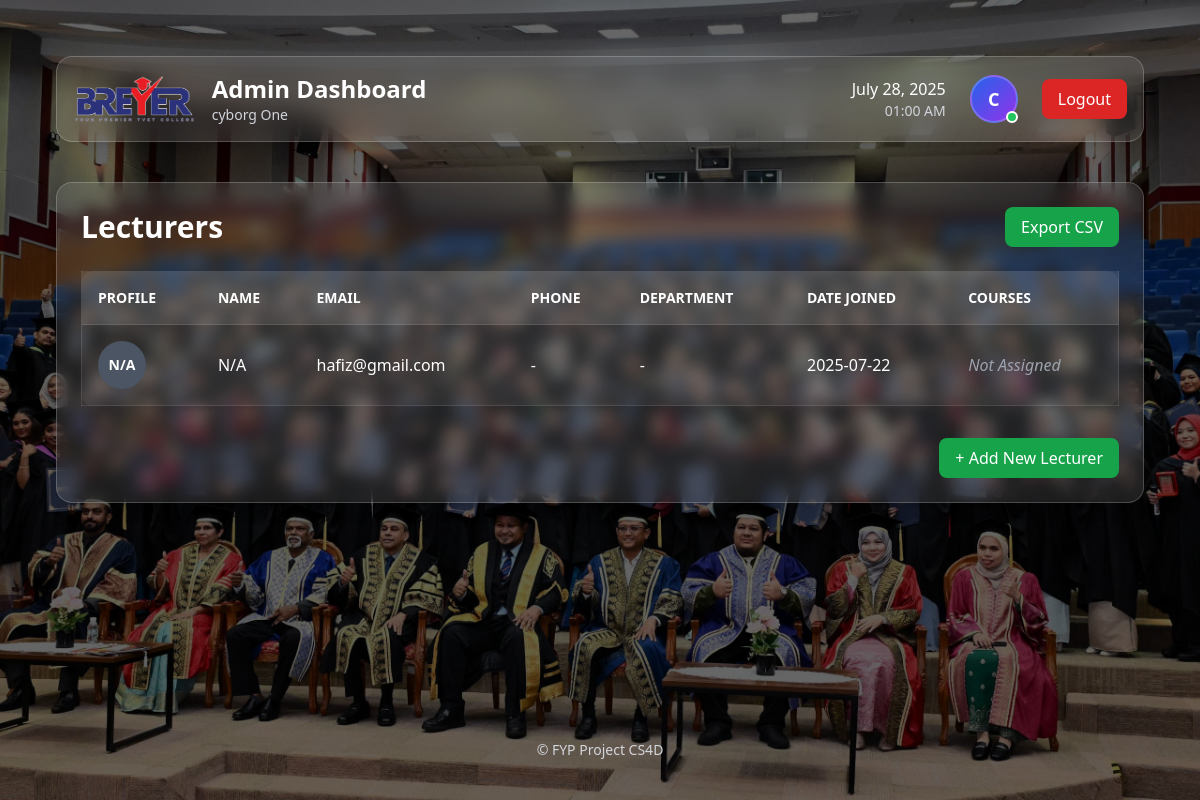
Page /adminportal/lecturers/ (signed in) on the earlier database version.
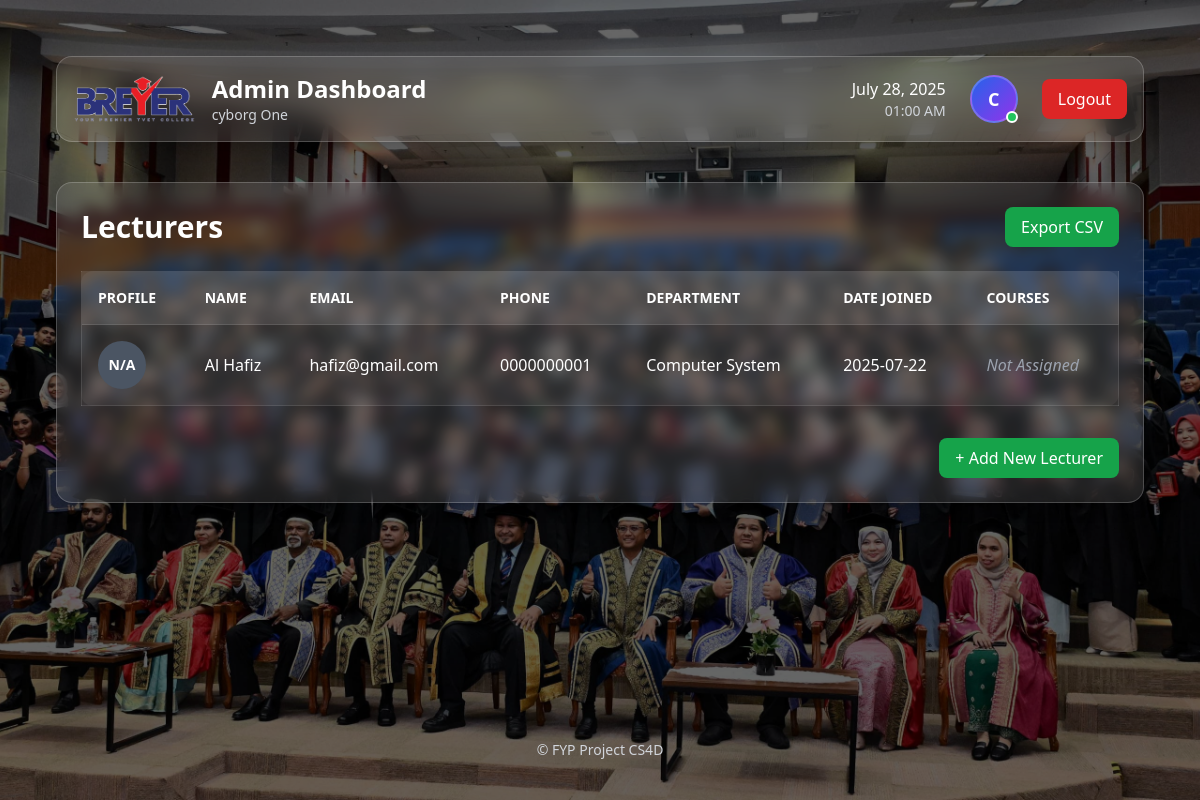
Same page on the later database version.
### core/models.py (models this page shows, shortened)
class Lecturer(models.Model):
    user = models.OneToOneField(settings.AUTH_USER_MODEL, on_delete=models.CASCADE)
    profile_picture = models.ImageField(upload_to='profile_pics/', blank=True, null=True)

class Department(models.Model):
    name = models.CharField(max_length=100, unique=True)

### accounts/models.py (models this page shows, shortened)
class CustomUser(AbstractBaseUser, PermissionsMixin):
    class Role(models.TextChoices):
        STUDENT = 'STUDENT', 'Student'
        LECTURER = 'LECTURER', 'Lecturer'
        ADMIN = 'ADMIN', 'Admin'
    email = models.EmailField(unique=True)
    role = models.CharField(max_length=20, choices=Role.choices, default=Role.STUDENT)
    first_name = models.CharField(max_length=30, blank=True)
    last_name = models.CharField(max_length=30, blank=True)
    phone_number = models.CharField(max_length=20, blank=True, null=True)
    address = models.TextField(blank=True, null=True)
    department = models.ForeignKey(
    Department,
    null=True,
    blank=True,
    on_delete=models.SET_NULL,
    related_name='users'
)
    profile_picture = models.ImageField(upload_to='profile_pics/', blank=True, null=True)  # Added profile_picture field
    is_staff = models.BooleanField(default=False)
    is_active = models.BooleanField(default=True)
    date_joined = models.DateTimeField(default=timezone.now, blank=True, null=True)
    USERNAME_FIELD = 'email'
    REQUIRED_FIELDS = ['first_name', 'last_name']
    objects = CustomUserManager()
    def get_full_name(self):
        return f"{self.first_name} {self.last_name}".strip()

### adminportal/views.py (the view)
# urls.py: path('lecturers/', views.lecturer_list, name='lecturer_list'),
def lecturer_list(request):
    query = request.GET.get('q', '')
    department_id = request.GET.get('department')
    lecturers = Lecturer.objects.select_related('user__department').prefetch_related('courses')
    if query:
        lecturers = lecturers.filter(
            Q(user__first_name__icontains=query) |
            Q(user__last_name__icontains=query) |
            Q(user__email__icontains=query)
        )
    if department_id:
        lecturers = lecturers.filter(user__department_id=department_id)
    departments = Department.objects.all()
    return render(request, 'adminportal/lecturer_list.html', {
        'lecturers': lecturers,
        'departments': departments,
    })

### adminportal/templates/adminportal/lecturer_list.html (shortened to what this page needs)
{% extends 'adminportal/base_adminportal.html' %}
{% load static %}
{% block adminportal_content %}
<div class="max-w-7xl mx-auto mt-10 p-6 bg-white/10 rounded-2xl shadow-lg backdrop-blur border border-white/20">
  <div class="flex items-center justify-between mb-6">
    <h1 class="text-3xl font-bold text-white">Lecturers</h1>
    <a href="{% url 'adminportal:export_lecturers' %}" class="bg-green-600 hover:bg-green-700 text-white px-4 py-2 rounded-lg font-medium transition">
      Export CSV
    </a>
  </div>
  <div class="overflow-x-auto">
    <table class="min-w-full bg-white/5 border border-white/10 rounded-xl text-white">
      <thead class="bg-white/10 text-left text-sm uppercase font-semibold">
        <tr>
          <th class="p-4">Profile</th>
          <th class="p-4">Name</th>
          <th class="p-4">Email</th>
          <th class="p-4">Phone</th>
          <th class="p-4">Department</th>
          <th class="p-4">Date Joined</th>
          <th class="p-4">Courses</th>
        </tr>
      </thead>
      <tbody>
        {% for lecturer in lecturers %}
        <tr class="border-t border-white/10 hover:bg-white/5 transition">
          <td class="p-4">
            {% if lecturer.user.profile_picture %}
              <img src="{{ lecturer.user.profile_picture.url }}" alt="Profile" class="w-12 h-12 rounded-full object-cover border border-white/20">
            {% else %}
              <div class="w-12 h-12 rounded-full bg-gray-600 flex items-center justify-center text-sm font-bold text-white">N/A</div>
            {% endif %}
          </td>
          <td class="p-4 font-medium">{{ lecturer.user.get_full_name|default:"N/A" }}</td>
          <td class="p-4">{{ lecturer.user.email|default:"-" }}</td>
          <td class="p-4">{{ lecturer.user.phone_number|default:"-" }}</td>
          <td class="p-4">{{ lecturer.user.department.name|default:"-" }}</td>
          <td class="p-4">
            {{ lecturer.user.date_joined|date:"Y-m-d" }}
          </td>
          <td class="p-4">
            {% for course in lecturer.courses.all %}
              {{ course.name }}{% if not forloop.last %}, {% endif %}
            {% empty %}
              <span class="text-gray-400 italic">Not Assigned</span>
            {% endfor %}
          </td>
        </tr>
        {% empty %}
        <tr>
          <td colspan="7" class="p-4 text-center text-gray-400">No lecturers found.</td>
        </tr>
        {% endfor %}
      </tbody>
    </table>
  </div>
  <div class="mt-8 text-right">
    <a href="{% url 'adminportal:add_lecturer' %}" class="inline-block px-4 py-2 bg-green-600 hover:bg-green-700 text-white rounded-lg font-medium transition">
      + Add New Lecturer
    </a>
  </div>
</div>
{% endblock %}

Differences in the rows shown:
changed through a linked row, Lecturer "hafiz@gmail.com": user.get_full_name "N/A" → "Al Hafiz"; user.phone_number "-" → "0000000001"; user.department.name "-" → "Computer System"
